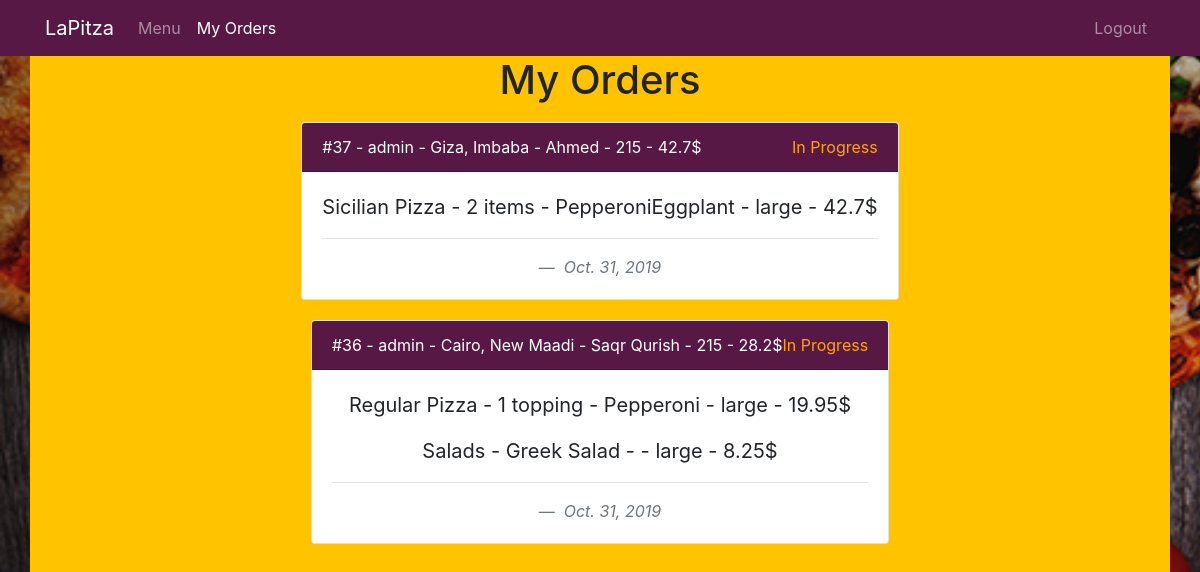
The page /user_orders (signed in) on the database its author committed.
### pizza/models.py (models this page shows, shortened)
class Order(models.Model):
    user = models.ForeignKey(User, on_delete=models.CASCADE)
    address = models.ForeignKey(Address, on_delete=models.SET_NULL, null=True)
    total_price = models.FloatField()
    status = models.ForeignKey(Status, on_delete=models.CASCADE, default=1)
    date = models.DateField(default=datetime.now)

class Address(models.Model):
    user = models.ForeignKey(User, on_delete=models.CASCADE)
    city =  models.CharField(max_length=24)
    district =  models.CharField(max_length=24)
    street =  models.CharField(max_length=24)
    building_num =  models.CharField(max_length=24)
    phone = PhoneNumberField()
    class Meta:
        verbose_name_plural = "Addresses"
    def __str__(self):
        return f'{self.city}, {self.district} - {self.street} - {self.building_num}'

class Status(models.Model):
    status = models.CharField(max_length=64)
    class Meta:
        verbose_name_plural = "Status"

class Order_Item(models.Model):
    order = models.ForeignKey(Order, on_delete=models.CASCADE)
    food = models.ForeignKey(Food, on_delete=models.SET_NULL, null=True)
    size = models.CharField(max_length=24)
    price = models.FloatField()
    toppings = models.CharField(max_length=128, blank=True)

class Food(models.Model):
    name = models.CharField(max_length=64)
    small = models.FloatField(default=0)
    large = models.FloatField(default=0)
    toppings = models.IntegerField(default=0)
    type = models.ForeignKey(Type, on_delete=models.CASCADE)
    def __str__(self):
        return f'{self.type} - {self.name}'

class Type(models.Model):
    name = models.CharField(max_length=64)
    def __str__(self):
        return f'{self.name}'

### pizza/views.py (the view)
# urls.py: path('user_orders', views.user_orders, name='user_orders'),
@login_required
def user_orders(request):
    user = User.objects.get(pk=request.user.id)
    order_groups = Order.objects.filter(user=user).order_by('-id')
    orders=[]
    for order in order_groups:
        order_items = Order_Item.objects.filter(order=order).all()
        new_order = {'order_group':order, 'orders':order_items}
        orders.append(new_order)
    context = {
        'orders':orders,
        'title': 'My Orders'
    }
    return render(request, 'pizza/user_orders.html', context=context)

### pizza/templates/pizza/user_orders.html (shortened to what this page needs)
{% extends 'pizza/layout.html' %}
{% block head %}
  {% load static %}
{% endblock %}
{% block content %}
  <nav class="navbar navbar-expand-sm navbar-dark bg-lapitza">
    <div class="container">
      <a class="navbar-brand" href="{% url 'home' %}">LaPitza</a>
      <div class="collapse navbar-collapse" id="navbarSupportedContent">
       <ul class="navbar-nav mr-auto">
         <li class="nav-item">
           <a class="nav-link" href="{% url 'menu' %}">Menu<span class="sr-only">(current)</span></a>
         </li>
         <li class="nav-item active">
           <a class="nav-link " href="{% url 'user_orders' %}">My Orders</a>
         </li>
       </ul>
       <ul class="navbar-nav ml-auto">
         <li class="nav-item">
           <a class="nav-link" href="{% url 'logout' %}">Logout</a>
         </li>
       </ul>
      </div>
    </div>
  </nav>
  <div class="container menu-container">
    <div class="row justify-content-md-center align-items-center">
      <h1>My Orders</h1>
    </div>
    {% for order in orders %}
    <div class="row justify-content-md-center align-items-center">
      <div class="col-sm-auto col-center text-center">
        <div style="margin:10px" class="card">
          <div style="background:#581845 !important; color:white;" class="card-header">
            <div class="d-flex justify-content-between">
              <div class="">
                #{{order.order_group.id}} - {{order.order_group.user}} - {{order.order_group.address}} - {{order.order_group.total_price}}$
              </div>
              <div class="">
                {% if order.order_group.status.status == 'Done' %}
                  <span style="color:green;">{{order.order_group.status.status}}</span>
                {% else %}
                  <span style="color:orange;">{{order.order_group.status.status}}</span>
                {% endif %}
              </div>
            </div>
          </div>
          <div class="card-body">
            <blockquote class="blockquote mb-0">
              {% for order_item in order.orders %}
                <p>{{ order_item.food }} -
                  {{ order_item.toppings }} - {{ order_item.size }} - {{ order_item.price }}$
                </p>
              {% endfor %}
              <hr>
              <footer class="blockquote-footer"> <cite title="Source Title">{{order.order_group.date}}</cite></footer>
            </blockquote>
          </div>
        </div>
      </div>
    </div>
    {% endfor %}
  </div>
{% endblock %}

### pizza/static/pizza/stylesheets/main.css (style rules this page uses)
body { background: url("../imgs/pizza-background.png") no-repeat; background-size: cover; }
.menu-container { background: #FFC300 !important; width: 100vw; min-height: 100vh; }
.bg-lapitza { background-color: #581845 !important; }

### rows shown on the page
Order: order_group.id "37", order_group.user "admin", order_group.address "Giza, Imbaba - Ahmed - 215", order_group.total_price "42.7", order_group.status.status "In Progress", order_group "Oct. 31, 2019"
Order_Item: food "Sicilian Pizza - 2 items", toppings "PepperoniEggplant", size "large", price "42.7"
Order: order_group.id "36", order_group.user "admin", order_group.address "Cairo, New Maadi - Saqr Qurish - 215", order_group.total_price "28.2", order_group.status.status "In Progress", order_group "Oct. 31, 2019"
Order_Item: food "Regular Pizza - 1 topping", toppings "Pepperoni", size "large", price "19.95"
Order_Item: food "Salads - Greek Salad", size "large", price "8.25"
